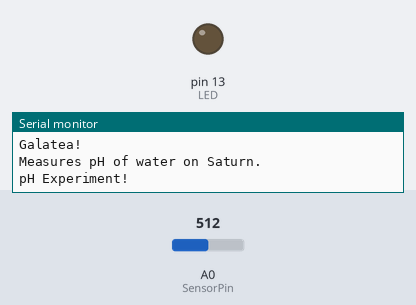
The sketch below on a simulated Arduino Uno, built with avr-gcc and run on an emulated ATmega328P. Shown: output pins drawn as LEDs (lit = HIGH), the last lines printed to the serial monitor. The inputs (shaded band) are chosen by the test bench; at power-on: A0 (SensorPin) = 512.

Above: at 1.2 s.
1.3 s: A0 (SensorPin) set to 538
At 2.9 s:
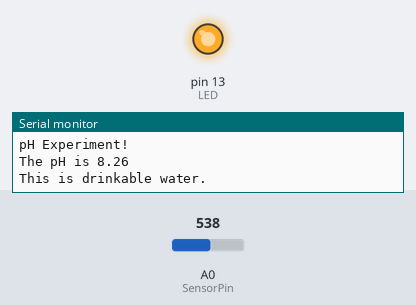
4.3 s: A0 (SensorPin) set to 561
Timing chart, 0 to 13.3 s (numbered marks = the images above; inputs shaded):
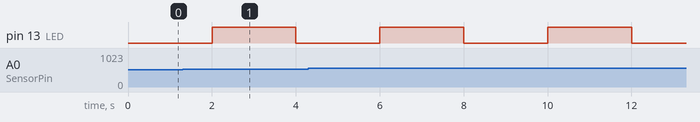

Measured:
- by itself, pin 13 (LED): alternates HIGH for 2.0 s and LOW for 2.0 s

The sketch:

Galatea.ino
```cpp
#define SensorPin A0          //pH meter Analog output to Arduino Analog Input 0
#define Offset 0.00         //deviation compensate
#define LED 13
#define samplingInterval 20
#define printInterval 2000
#define ArrayLenth 40
int pHArray[ArrayLenth];   //Store the average value of the sensor feedback
int pHArrayIndex=0;

void setup(void){
  pinMode(LED,OUTPUT);
  Serial.begin(9600);
  Serial.println("Galatea!");
  Serial.println("Measures pH of water on Saturn.");
  Serial.println("pH Experiment!");
  Serial.println("");
}

void loop(void){
  static unsigned long samplingTime = millis();
  static unsigned long printTime = millis();
  static float pHValue,voltage;
  if(millis() - samplingTime > samplingInterval){
    pHArray[pHArrayIndex++]=analogRead(SensorPin);
    if(pHArrayIndex==ArrayLenth)pHArrayIndex=0;
    voltage = avergearray(pHArray, ArrayLenth)*5.0/1024;
    pHValue = 3.5*voltage+Offset;
    samplingTime=millis();
  }
  if(millis() - printTime > printInterval){
  //Serial.print("Voltage:");
  //Serial.print(voltage,2);
  Serial.print("The pH is ");
  Serial.println(pHValue,2);
  if(pHValue > 6.5 && pHValue < 8.5){
    Serial.println("This is drinkable water.");
  }else{
    Serial.println("This is not drinkable water.");
  }
  Serial.println("");
  digitalWrite(LED,digitalRead(LED)^1);
  printTime=millis();
  }
}

double avergearray(int* arr, int number){
  int i;
  int max,min;
  double avg;
  long amount=0;
  if(number<=0){
  Serial.println("Error!/n");
  return 0;
  }
  if(number<5){   //less than 5, calculated directly statistics
  for(i=0;i<number;i++){
    amount+=arr[i];
  }
  avg = amount/number;
  return avg;
  }else{
  if(arr[0]<arr[1]){
    min = arr[0];max=arr[1];
  }else{
    min=arr[1];max=arr[0];
  }
  for(i=2;i<number;i++){
    if(arr[i]<min){
      amount+=min;      //arr<min
      min=arr[i];
    }else{
      if(arr[i]>max){
        amount+=max;  //arr>max
        max=arr[i];
      }else{
        amount+=arr[i]; //min<=arr<=max
      }
    }
  }
  avg = (double)amount/(number+2);
  }
  return avg;
}
```
